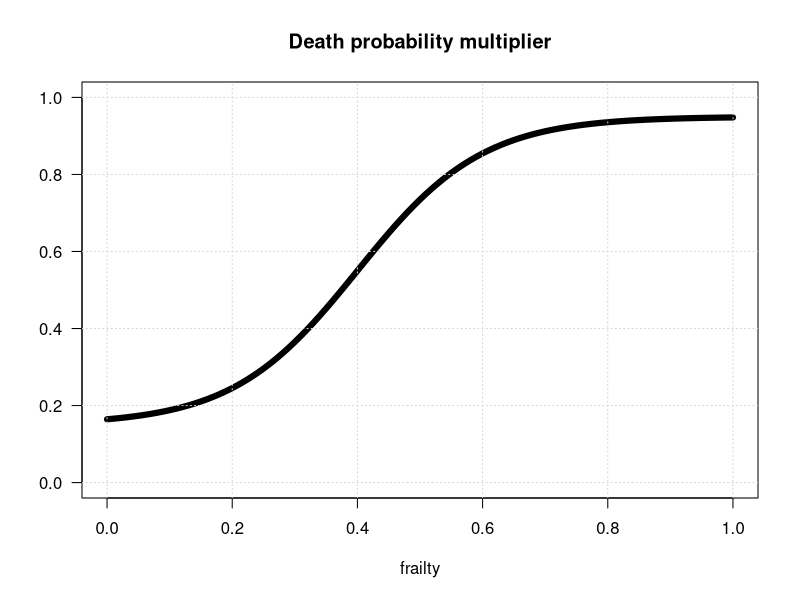

R code for this plot:
###
###  Shape for the probability to die
###

frailty <- seq(0,1,by=0.01)

# Shape parameters:
pmin <- 0.15
pmax <- 0.95
f.cvx <- 0.4
b <- 10

# Death probability:
p <- pmin + 1/(1+exp(-b*(frailty-f.cvx))) * (pmax-pmin)

# Plot:
plot(x=frailty, y=p, 
	 main = 'Death probability multiplier',
	 ylab='',
	 typ = 'l',	 lwd = 6, ylim=c(0,1), 
	 las = 1)
grid()